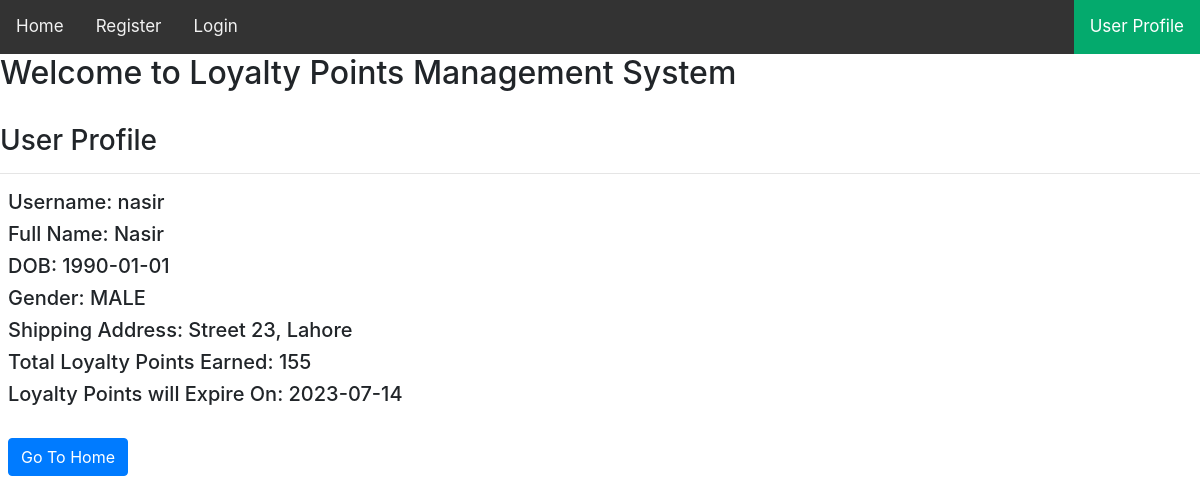
Before: /profile (signed in) with the older database file.
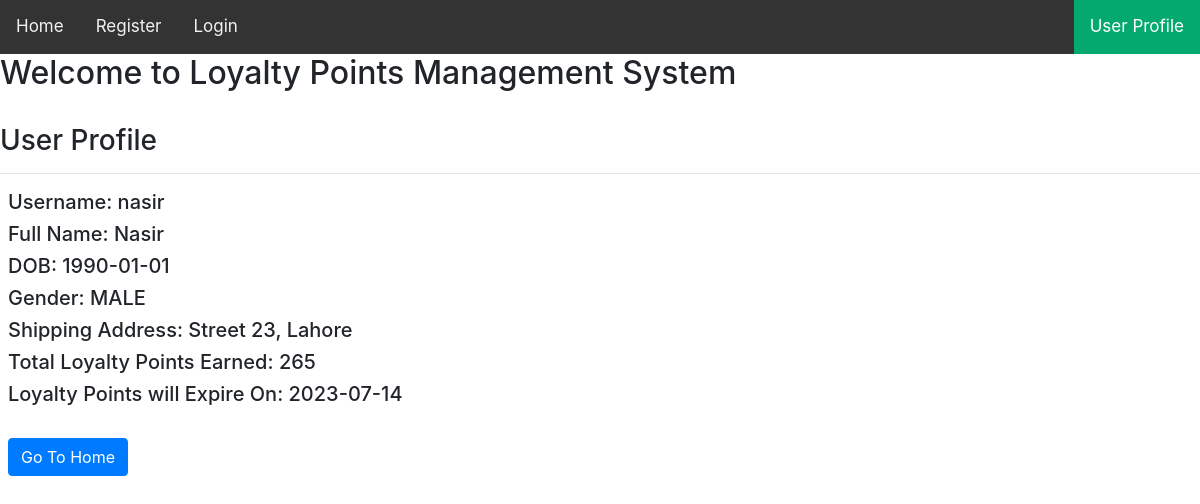
After: the same page with the newer database file.
### tables this page shows
CREATE TABLE user(id INTEGER PRIMARY KEY AUTOINCREMENT, username TEXT, name text, password TEXT, dob TEXT, gender TEXT, address TEXT, loyalty_points INTEGER, loyalty_points_expiry TEXT);

### main.py (the view)
@app.route('/profile', methods=['GET'])
def profile():
    if not session.get("username"):
        print('user not logged in')
        return render_template('login.html')
    else:
        print('user logged in: ' + session.get("username"))
        user_id = session["user_id"]
        conn = get_db_connection()
        user = conn.execute(
            'SELECT * FROM user WHERE id="{user_id}"'.
                format(user_id=user_id)).fetchone()
        conn.close()
        print('user["loyalty_points"]: ', user["loyalty_points"])
        return render_template('profile.html',
                               username=user["username"],
                               name=user["name"],
                               dob=user["dob"],
                               gender=user["gender"],
                               address=user["address"],
                               total_loyalty_points=user["loyalty_points"],
                               loyalty_points_expiry=user["loyalty_points_expiry"])

### main.py (called while the page is built)
def get_db_connection():
    conn = sqlite3.connect('loyalty_points.db')
    conn.row_factory = sqlite3.Row
    return conn

### templates/profile.html (shortened to what this page needs)
<!DOCTYPE html>
<html lang="en">
<head>
    <link rel="stylesheet" href="static/css/bootstrap.min.css">
</head>
<body>
<div class="topnav">
    <a href="/">Home</a>
    <a href="/register">Register</a>
    <a href="/login">Login</a>
    <a class="active" href="/profile" style="float: right">User Profile</a>
</div>
<h2>Welcome to Loyalty Points Management System</h2>
<br/>
<h3>User Profile</h3>
<hr/>
<div class="m-2">
    <h5>Username: {{ username }}</h5>
    <h5>Full Name: {{ name }}</h5>
    <h5>DOB: {{ dob }}</h5>
    <h5>Gender: {{ gender }}</h5>
    <h5>Shipping Address: {{ address }}</h5>
    <h5>Total Loyalty Points Earned: {{ total_loyalty_points }}</h5>
    <h5>Loyalty Points will Expire On: {{ loyalty_points_expiry }}</h5>
    <br/>
    <a href="/" class="btn btn-primary">Go To Home</a>
</div>
</body>
</html>

### templates/profile.html (style rules this page uses)
.topnav { background-color: #333; overflow: hidden; }
.topnav a { float: left; color: #f2f2f2; text-align: center; padding: 14px 16px; text-decoration: none; font-size: 17px; }
.topnav a.active { background-color: #04AA6D; color: white; }

Changed rows visible on the page:
changed user "nasir": loyalty_points (not shown) → "265"
Other visible differences:
{{ total_loyalty_points }}: "155" → (not shown)
